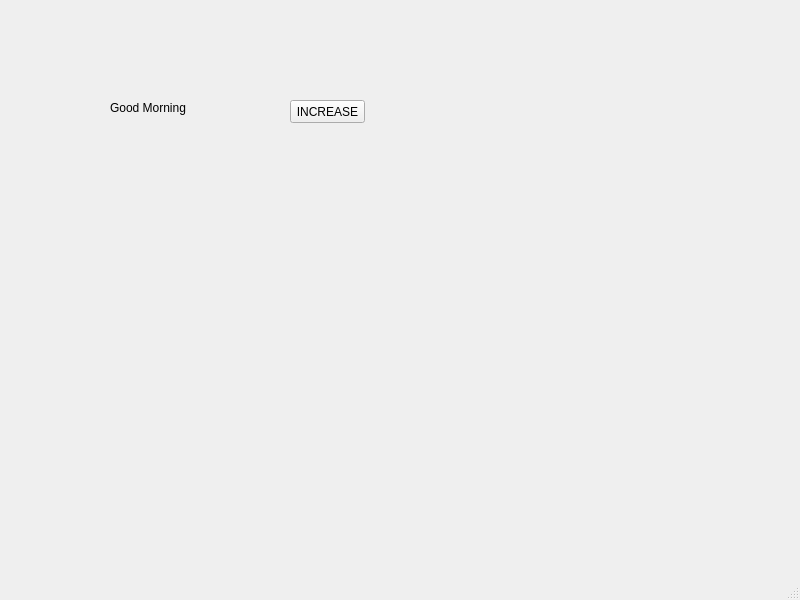
<?xml version="1.0" encoding="UTF-8"?>
<ui version="4.0">
 <class>MainWindow</class>
 <widget class="QMainWindow" name="MainWindow">
  <property name="geometry">
   <rect>
    <x>0</x>
    <y>0</y>
    <width>800</width>
    <height>600</height>
   </rect>
  </property>
  <property name="windowTitle">
   <string>MainWindow</string>
  </property>
  <widget class="QWidget" name="centralwidget">
   <widget class="QLabel" name="lbl">
    <property name="geometry">
     <rect>
      <x>110</x>
      <y>100</y>
      <width>91</width>
      <height>16</height>
     </rect>
    </property>
    <property name="text">
     <string>Good Morning</string>
    </property>
   </widget>
   <widget class="QPushButton" name="pb">
    <property name="geometry">
     <rect>
      <x>290</x>
      <y>100</y>
      <width>75</width>
      <height>23</height>
     </rect>
    </property>
    <property name="text">
     <string>INCREASE</string>
    </property>
   </widget>
  </widget>
  <widget class="QMenuBar" name="menubar">
   <property name="geometry">
    <rect>
     <x>0</x>
     <y>0</y>
     <width>800</width>
     <height>21</height>
    </rect>
   </property>
  </widget>
  <widget class="QStatusBar" name="statusbar"/>
 </widget>
 <resources/>
 <connections/>
</ui>
